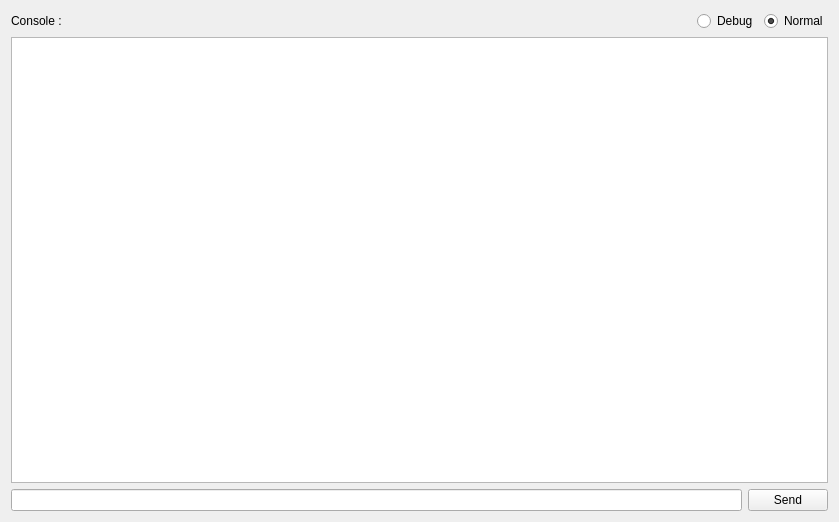
<?xml version="1.0" encoding="UTF-8"?>
<ui version="4.0">
 <class>BluetoothInterface</class>
 <widget class="QWidget" name="BluetoothInterface">
  <property name="geometry">
   <rect>
    <x>0</x>
    <y>0</y>
    <width>839</width>
    <height>522</height>
   </rect>
  </property>
  <property name="windowTitle">
   <string>Bluetooth Interface</string>
  </property>
  <layout class="QVBoxLayout" name="verticalLayout">
   <item>
    <layout class="QHBoxLayout" name="horizontalLayout">
     <item>
      <widget class="QLabel" name="label">
       <property name="text">
        <string>Console :</string>
       </property>
      </widget>
     </item>
     <item>
      <spacer name="horizontalSpacer">
       <property name="orientation">
        <enum>Qt::Horizontal</enum>
       </property>
       <property name="sizeHint" stdset="0">
        <size>
         <width>40</width>
         <height>20</height>
        </size>
       </property>
      </spacer>
     </item>
     <item>
      <widget class="QRadioButton" name="radioDebug">
       <property name="text">
        <string>Debug</string>
       </property>
      </widget>
     </item>
     <item>
      <widget class="QRadioButton" name="radioNormal">
       <property name="text">
        <string>Normal</string>
       </property>
       <property name="checked">
        <bool>true</bool>
       </property>
      </widget>
     </item>
    </layout>
   </item>
   <item>
    <widget class="QTextBrowser" name="debugBrowser"/>
   </item>
   <item>
    <layout class="QHBoxLayout" name="horizontalLayout_2">
     <item>
      <widget class="QLineEdit" name="commandEditLine"/>
     </item>
     <item>
      <widget class="QPushButton" name="sendButton">
       <property name="text">
        <string>Send</string>
       </property>
      </widget>
     </item>
    </layout>
   </item>
  </layout>
 </widget>
 <resources/>
 <connections/>
</ui>
